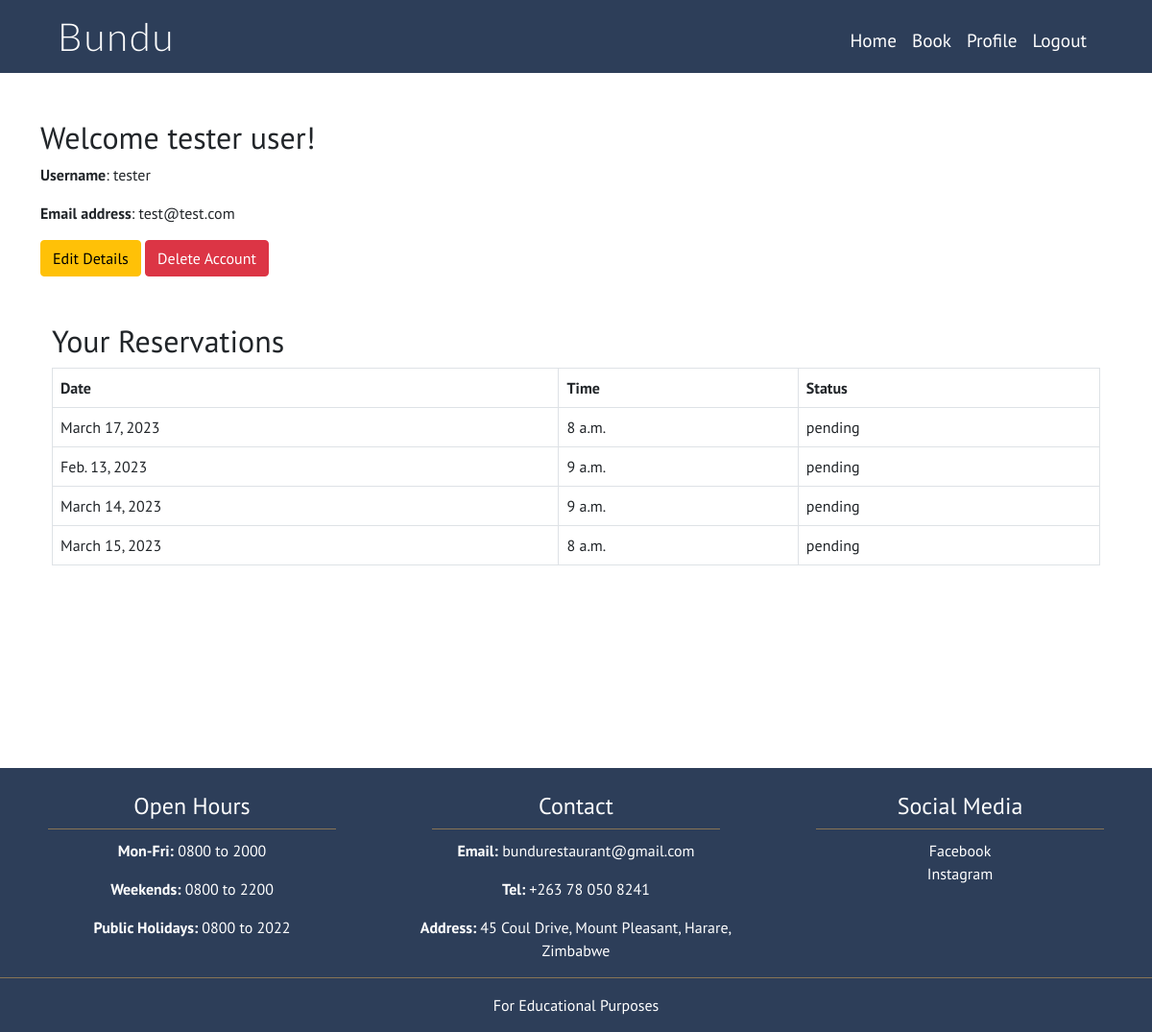
Page /accounts/profile/ (signed in) on the earlier database version.
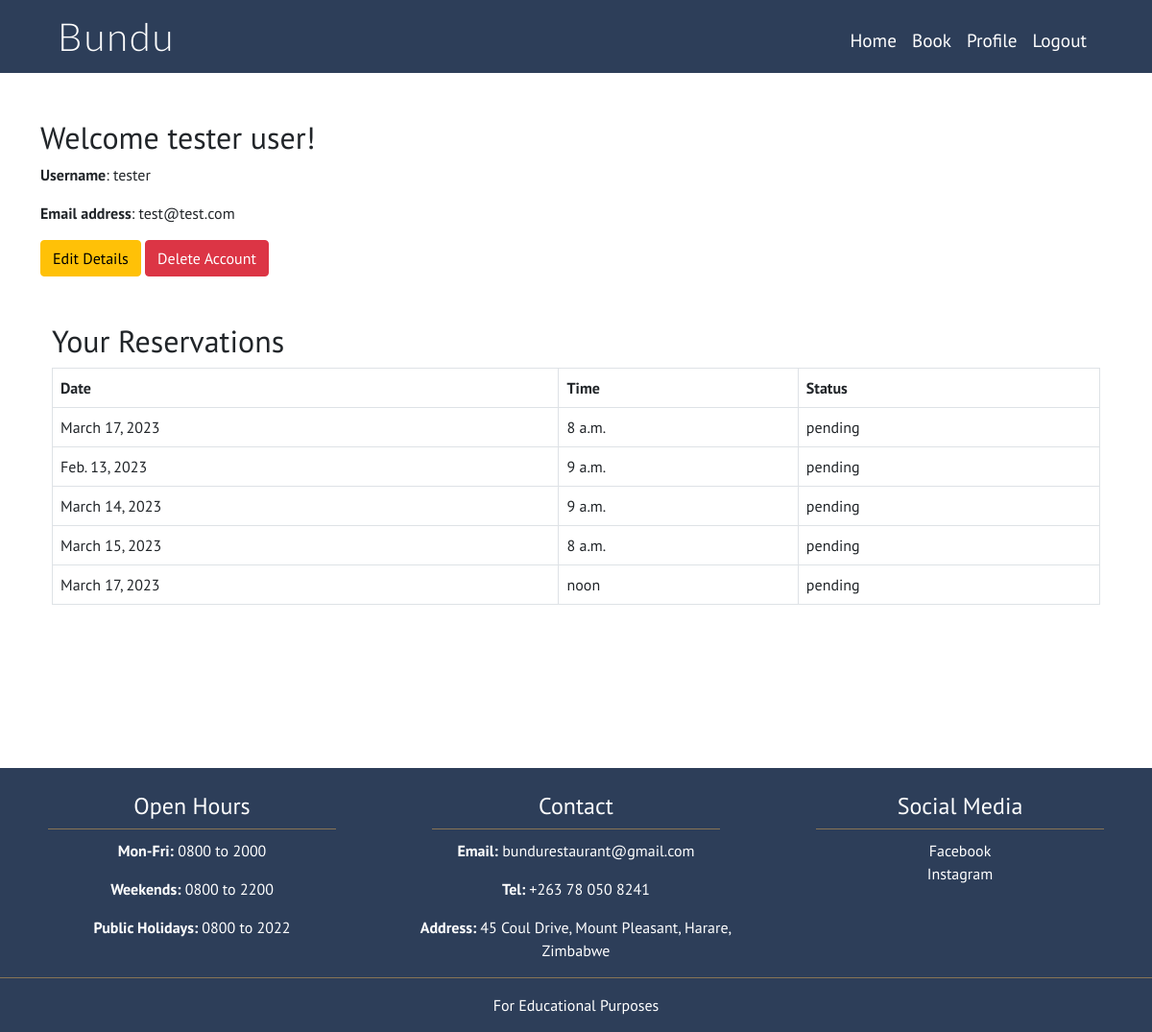
Same page on the later database version.
### reservations/models.py (models this page shows, shortened)
class Reservation(models.Model):
    user = models.ForeignKey(User, on_delete=models.CASCADE)
    first_name = models.CharField(max_length=35, null=False, blank=False)
    last_name = models.CharField(max_length=35, null=False, blank=False)
    email = models.EmailField(null=False, blank=False)
    phone_number = models.CharField(blank=True, null=True, max_length=15)
    no_of_people = models.IntegerField(choices=no_of_people_choices, default=1)
    date = models.DateField()
    time = models.TimeField(choices=reservation_times)
    date_of_request = models.DateTimeField(auto_now_add=True)
    approved = models.BooleanField(default=False)
    denied = models.BooleanField(default=False)
    acknowledged = models.BooleanField(default=False)
    @property
    def is_past_date(self):
        return date.today() > self.date

### accounts/views.py (the view)
# urls.py: path('accounts/profile/', views.profile_page, name='profile_page'),
def profile_page(request):
    if request.user.is_authenticated:
        f_name = request.user.first_name
        l_name = request.user.last_name
        username = request.user.username
        email_address = request.user.email
        reservations = Reservation.objects.filter(user=request.user)
        status = ''
        for reservation in reservations:
            if reservation.acknowledged and reservation.approved:
                status = 'approved'
            elif reservation.acknowledged and reservation.denied:
                status = 'denied'
            elif reservation.acknowledged is False:
                status = 'pending'
        context = {
            'f_name': f_name,
            'l_name': l_name,
            'username': username,
            'email_address': email_address,
            'reservations': reservations,
            'status': status,
        }
        return render(request, 'profile.html', context)
    else:
        return redirect('home')

### accounts/templates/profile.html (shortened to what this page needs)
{% extends "base.html" %}
{% block content %}
    <div class="container pt-5 fill-screen below-nav">
        <h2>Welcome {{ f_name }} {{ l_name }}!</h2>
        <p><span class="fw-bold">Username</span>: {{ username }}</p>
        <p><span class="fw-bold">Email address</span>: {{ email_address }}</p>
        <a class="btn btn-warning" href="{% url 'edit_account' request.user.id %}">Edit Details</a>
        <a class="btn btn-danger" href="{% url 'delete_account' request.user.id %}">Delete Account</a>
    <div class="container pt-5">
      <h2>Your Reservations</h2>
      {% if reservations %}
      <table class="table tabel-striped table-hover table-bordered">
        <thead>
          <tr>
            <th scope="col">Date</th>
            <th scope="col">Time</th>
            <th scope="col">Status</th>
          </tr>
        </thead>
            {% for reservation in reservations %}
              <tr class='clickable-row menu-modal-link' data-bs-toggle="modal" data-bs-target="#modal{{ reservation.id }}">
                <td>{{ reservation.date }}</td>
                <td>{{ reservation.time }}</td>
                <td>{{ status }}</td>
              </tr>
              {% endfor %}
      </table>
    </div>
    {% else %}
    <p class="fw-bold">You do not currently have any reservation records.</p>
    {% endif %}
</div>
{%endblock%}

Differences in the rows shown:
added Reservation: date "March 17, 2023", time "noon", status "pending"
